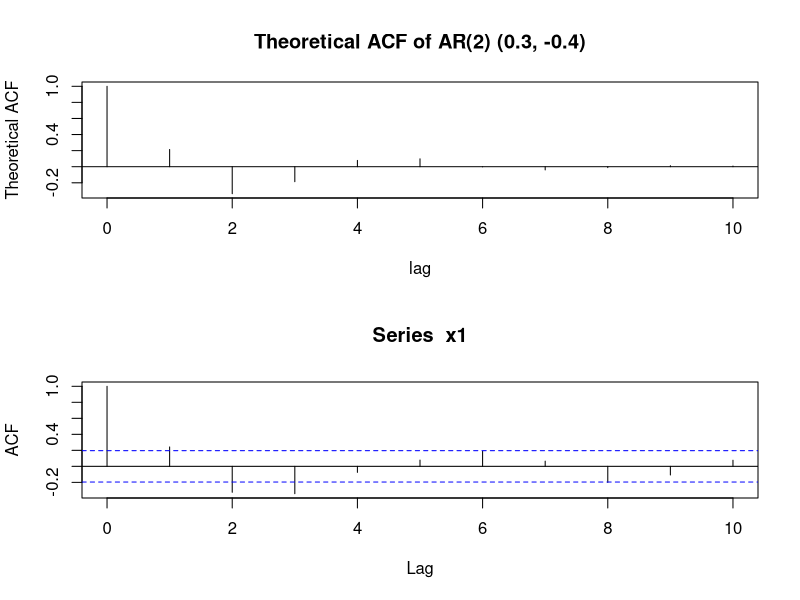
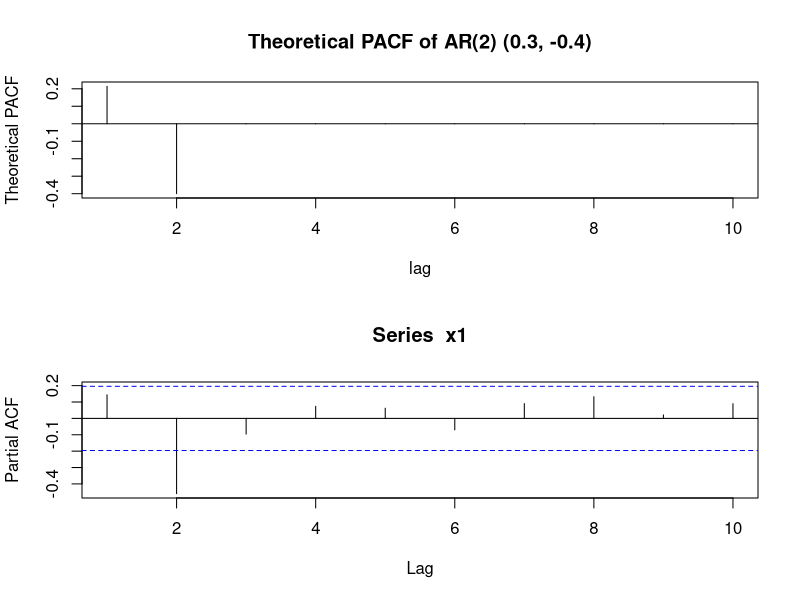
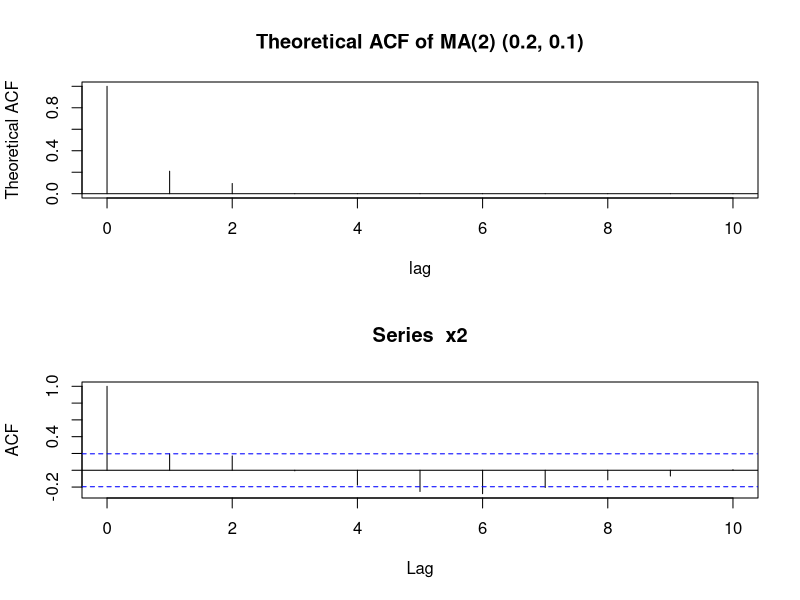
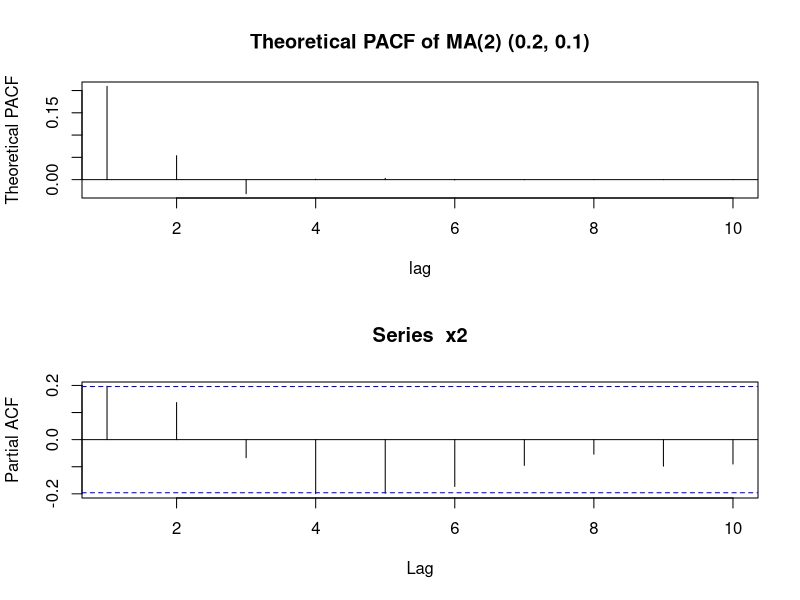

The R script that drew these images, in order:
## ---- chunk 1
knitr::opts_chunk$set(echo = TRUE)
## ---- chunk 2
x1 = arima.sim(list(ar=c(0.3, -0.4)), n=100)
par(mfrow=c(2,1))
plot(0:10, ARMAacf(ar=c(0.3, -0.4), lag.max = 10),
     type = "h",
     xlab = "lag",
     ylab = "Theoretical ACF",
     main = "Theoretical ACF of AR(2) (0.3, -0.4)"
     )
abline(h = 0)
acf(x1, lag.max = 10)
## ---- chunk 3
x1 = arima.sim(list(ar=c(0.3, -0.4)), n=100)
par(mfrow=c(2,1))
plot(1:10, ARMAacf(ar=c(0.3, -0.4), lag.max = 10, pacf=TRUE),
     type = "h",
     xlab = "lag",
     ylab = "Theoretical PACF",
     main = "Theoretical PACF of AR(2) (0.3, -0.4)"
     )
abline(h = 0)
pacf(x1, lag.max = 10)
## ---- chunk 4
x2 = arima.sim(list(ma=c(0.2, 0.1)), n=100)
par(mfrow=c(2,1))
plot(0:10, ARMAacf(ma=c(0.2, 0.1), lag.max = 10),
     type = "h",
     xlab = "lag",
     ylab = "Theoretical ACF",
     main = "Theoretical ACF of MA(2) (0.2, 0.1)"
     )
abline(h = 0)
acf(x2, lag.max = 10)
## ---- chunk 5
par(mfrow=c(2,1))
plot(1:10, ARMAacf(ma=c(0.2, 0.1), lag.max = 10, pacf=TRUE),
     type = "h",
     xlab = "lag",
     ylab = "Theoretical PACF",
     main = "Theoretical PACF of MA(2) (0.2, 0.1)"
     )
abline(h = 0)
pacf(x2, lag.max = 10)
